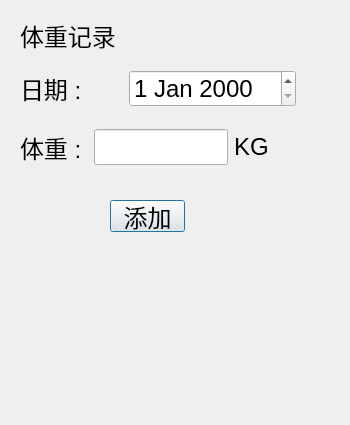
<?xml version="1.0" encoding="UTF-8"?>
<ui version="4.0">
 <class>weightDialog</class>
 <widget class="QDialog" name="weightDialog">
  <property name="geometry">
   <rect>
    <x>0</x>
    <y>0</y>
    <width>350</width>
    <height>425</height>
   </rect>
  </property>
  <property name="windowTitle">
   <string>体重记录</string>
  </property>
  <property name="windowIcon">
   <iconset resource="image.qrc">
    <normaloff>:/png/recordweight.png</normaloff>:/png/recordweight.png</iconset>
  </property>
  <property name="styleSheet">
   <string notr="true"/>
  </property>
  <widget class="QWidget" name="layoutWidget">
   <property name="geometry">
    <rect>
     <x>20</x>
     <y>70</y>
     <width>276</width>
     <height>111</height>
    </rect>
   </property>
   <layout class="QVBoxLayout" name="verticalLayout_2">
    <item>
     <layout class="QHBoxLayout" name="horizontalLayout_5">
      <item>
       <widget class="QLabel" name="label_2">
        <property name="font">
         <font>
          <pointsize>18</pointsize>
         </font>
        </property>
        <property name="text">
         <string>日期 : </string>
        </property>
       </widget>
      </item>
      <item>
       <widget class="QDateEdit" name="dateEdit">
        <property name="font">
         <font>
          <pointsize>18</pointsize>
         </font>
        </property>
       </widget>
      </item>
     </layout>
    </item>
    <item>
     <layout class="QHBoxLayout" name="horizontalLayout_6">
      <item>
       <widget class="QLabel" name="label_3">
        <property name="font">
         <font>
          <pointsize>18</pointsize>
         </font>
        </property>
        <property name="text">
         <string>体重 : </string>
        </property>
       </widget>
      </item>
      <item>
       <widget class="QLineEdit" name="lineEdit_2">
        <property name="font">
         <font>
          <pointsize>18</pointsize>
         </font>
        </property>
       </widget>
      </item>
      <item>
       <widget class="QLabel" name="label_5">
        <property name="font">
         <font>
          <pointsize>18</pointsize>
         </font>
        </property>
        <property name="text">
         <string>KG    </string>
        </property>
       </widget>
      </item>
     </layout>
    </item>
   </layout>
  </widget>
  <widget class="QLabel" name="label">
   <property name="geometry">
    <rect>
     <x>20</x>
     <y>20</y>
     <width>231</width>
     <height>31</height>
    </rect>
   </property>
   <property name="font">
    <font>
     <pointsize>18</pointsize>
    </font>
   </property>
   <property name="text">
    <string>体重记录</string>
   </property>
  </widget>
  <widget class="QPushButton" name="pushButton">
   <property name="geometry">
    <rect>
     <x>110</x>
     <y>200</y>
     <width>75</width>
     <height>32</height>
    </rect>
   </property>
   <property name="font">
    <font>
     <pointsize>18</pointsize>
    </font>
   </property>
   <property name="text">
    <string>添加</string>
   </property>
  </widget>
 </widget>
 <resources>
  <include location="image.qrc"/>
 </resources>
 <connections/>
</ui>
